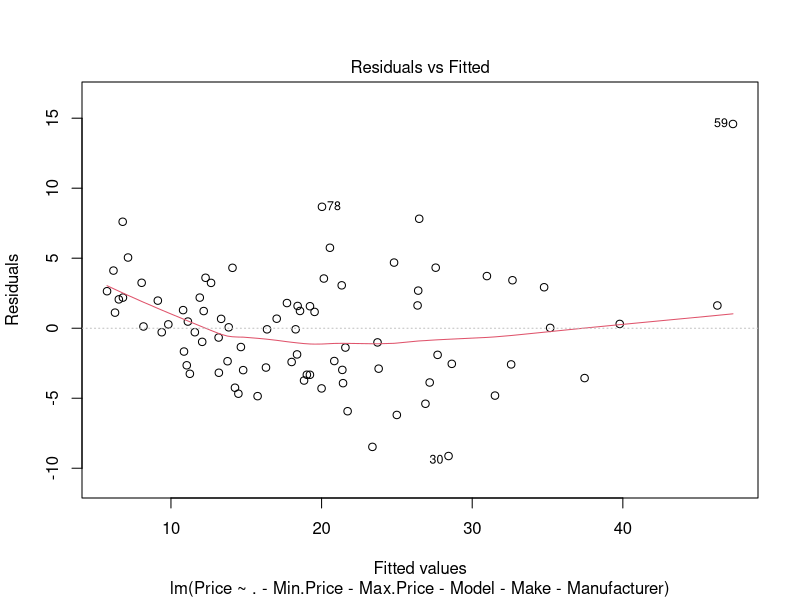
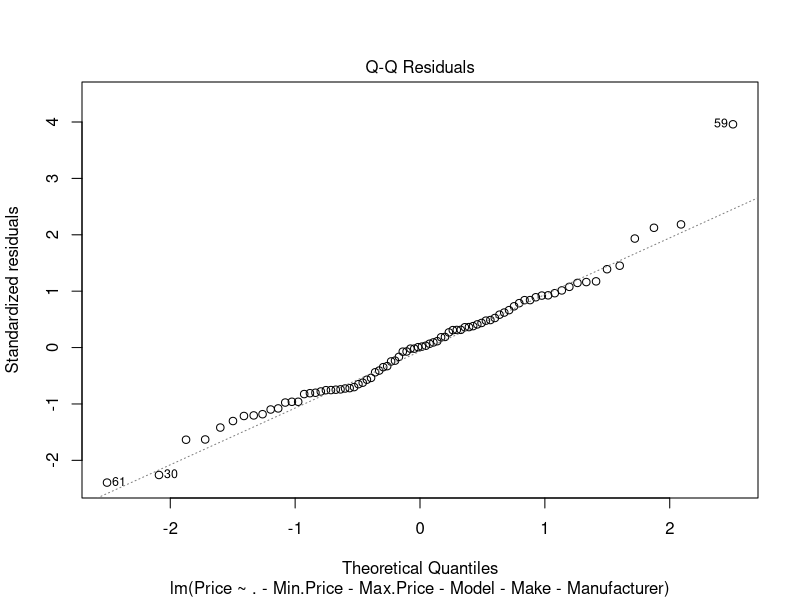
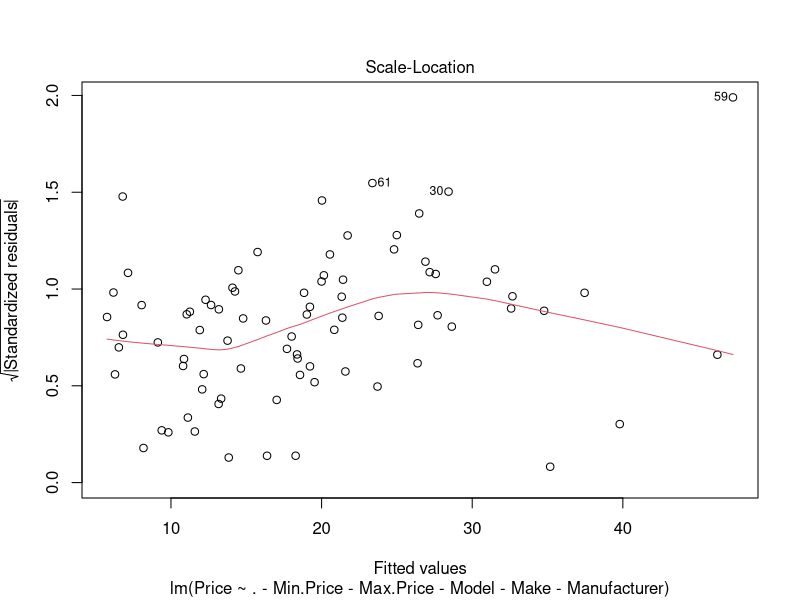
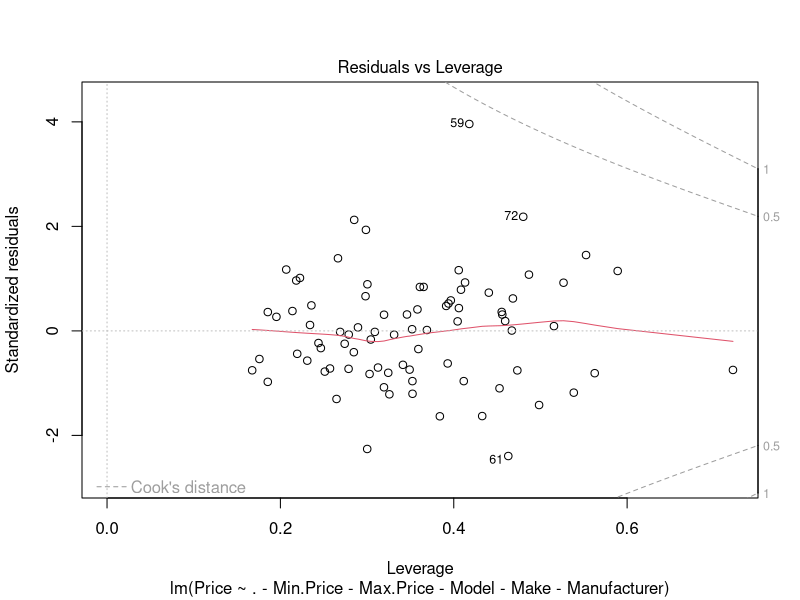

Here is the R script that generated these plots, in order: (Note: this script raises an error after producing the figures.)
library(MASS)
dane <- na.omit(Cars93)
Cars93$Passengers <- as.factor(Cars93$Passengers)
Cars93$Cylinders <- factor(ifelse(Cars93$Cylinders %in% c("3", "4"), "3-4", ifelse(Cars93$Cylinders %in% c("5", "6"), "5-6", as.character(Cars93$Cylinders))))
model <- lm(Price ~. -Min.Price-Max.Price-Model - Make - Manufacturer, data = Cars93)
model1 <- lm(Price ~. -Min.Price-Max.Price-Model - Make - Manufacturer, data = dane)
plot(model)
summary(model)
step(model)
mod <- step(model, list(lower = Price~1, upper = model), direction = "both")

plot(mod)
shapiro.test(rstandard(mod))

odstajacy <- dane[52,]

dane_rm <- dane[-52,]

model2 <- lm(Price ~. -Min.Price-Max.Price-Model - Make - Manufacturer, data = dane_rm)
plot(model2)

which(cooks.distance(model)> 0.5)
plot(model2)
summary(model2)
step(model2)


anova(model, model2) 

  
summary(model2)

